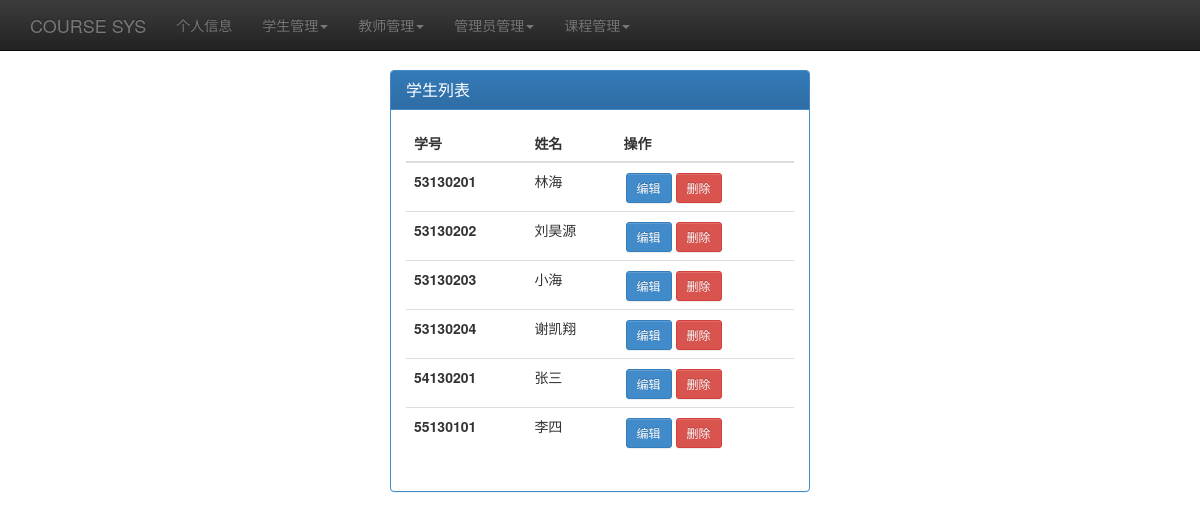
Screenshot of /view_student_inf.php with the database file from the repository.
### tables this page shows
CREATE TABLE `t_student` (
  `Sno` int(8) NOT NULL auto_increment COMMENT '学号',
  `Sname` varchar(20) NOT NULL COMMENT '学生姓名',
  `Sex` tinyint(1) default '1' COMMENT '性别(0男1女)',
  `Birth` date default NULL COMMENT '生日',
  `Dno` int(11) default NULL COMMENT '专业号',
  `Password` varchar(50) default NULL COMMENT '密码',
  `country` varchar(45) default NULL,
  `province` varchar(45) default NULL,
  `city` varchar(45) default NULL,
  `address` varchar(45) default NULL,
  `postcode` varchar(45) default NULL,
  `phone` varchar(45) default NULL,
  PRIMARY KEY  (`Sno`),
  KEY `fk_stu_dp_idx` (`Dno`),
  CONSTRAINT `fk_stu_dp` FOREIGN KEY (`Dno`) REFERENCES `t_dept` (`Dno`) ON DELETE NO ACTION ON UPDATE NO ACTION
);

### lib/db_operate.php (called while the page is built, shortened)
<?php
class ConnDB
{
    var $host;
    var $user;
    var $pwd;
    var $conn;
    public function setSqlStmt($sqlStmt)
    {
        $this->sqlStmt = $sqlStmt;
    }
    var $sqlStmt;
    public function __construct($host, $user, $pwd, $dbname)
    {
        $this->host = $host;
        $this->user = $user;
        $this->pwd = $pwd;
        $this->dbname = $dbname;
    }
    function getResult()
    {
        if (!empty($this->sqlStmt)) {
            $this->result = mysql_query($this->sqlStmt, $this->conn);
        }
    }
    function openConn()
    {
        $this->conn = mysql_connect($this->host, $this->user, $this->pwd) or die("数据库连接错误" . mysql_error());
    }
}
function getAllStudents()
{
	$db = new ConnDB(DB_HOST, DB_USER, DB_PASS, DB_NAME);
	$db->openConn();
	$sql = 'select sno from t_student';
	$db->setSqlStmt($sql);
	$db->getResult();
	$students = array();
	while($row = mysql_fetch_array($db->result))
		array_push($students, $row['sno']);
	return $students;
}
function getStudentInf($id)
{
    $db = new ConnDB(DB_HOST, DB_USER, DB_PASS, DB_NAME);
    $db->openConn();
    $sql = "select * from t_student where sno=$id";
    $db->setSqlStmt($sql);
    $db->getResult();
    $row = mysql_fetch_array($db->result);
    if ($row == false) {
        $db->closeConn();
        return false;
    } else {
        $student = new Student();
        $student->id = $row["Sno"];
        $student->name = $row["Sname"];
        $student->birthday = $row["Birth"];
        $student->gender = $row["Sex"];
        $student->country = $row['country'];
        $student->province = $row['province'];
        $student->city = $row['city'];
        $student->address = $row['address'];
        $student->postCode = $row['postcode'];
        $student->phone = $row['phone'];
        $db->setSqlStmt("select sum(credit) from t_choose,t_course WHERE sno=$id and t_choose.cno=t_course.cno and score is not null");
        $db->getResult();
        $row2 = mysql_fetch_array($db->result);
        if ($row2 == false || $db->result == false) {
            $student->credit = 0;
        } else {
            if (is_null($row2[0])) {
                $student->credit = 0;
            } else {
                $student->credit = $row2[0];
            }
        }
        return $student;
    }
}
?>

### view_student_inf.php (the view, shortened to what this page needs)
<?php
	include('lib\\db_operate.php');
?>
<!DOCTYPE html>
<html lang="en">
	<head>
		<link href="css/bootstrap.min.css" rel="stylesheet">
		<link href="css/bootstrap-theme.min.css" rel="stylesheet">
		<link href="css/theme.css" rel="stylesheet">
		<link href="css/bootstrap.min.css" rel="stylesheet">
		<link href="css/bootstrap-toggle.css" rel="stylesheet">
		<link href="main-page.css" rel="stylesheet">
	</head>
	<body>
		<div class="panel panel-primary">
			<div class="panel-heading">
				<h3 class="panel-title">学生列表</h3>
			</div>
			<div class="panel-body" id="genePanel">
				<table class="table">
					<thead>
						<tr>
							<th>学号</th>
							<th>姓名</th>
							<th>操作</th>
						</tr>
					</thead>
					<tbody>
				<?php
					$students = getAllStudents();
					foreach($students as $student_id)
					{
						$student = getStudentInf($student_id);
						echo "
						<tr>
							<th>$student->id</th>
							<td>$student->name</td>" . '
							<td><button type="button" class="edit btn btn-sm btn-primary">编辑</button><button type="button" class="delete btn btn-sm btn-danger">删除</button></td>
						</tr>';
					}
				?>
					</tbody>
			</div>
		</div>
	</body>
</html>

### css/theme.css (style rules this page uses)
body { padding-top: 70px; padding-bottom: 30px; }

### main-page.css (style rules this page uses)
.panel { margin-left: auto; margin-right: auto; }

### view_student_inf.php (style rules this page uses)
.panel { width: 35%; }
button { margin: 2px; }

### rows the page displays
t_student: Sno "53130201", Sname "林海"
t_student: Sno "53130202", Sname "刘昊源"
t_student: Sno "53130203", Sname "小海"
t_student: Sno "53130204", Sname "谢凯翔"
t_student: Sno "54130201", Sname "张三"
t_student: Sno "55130101", Sname "李四"
